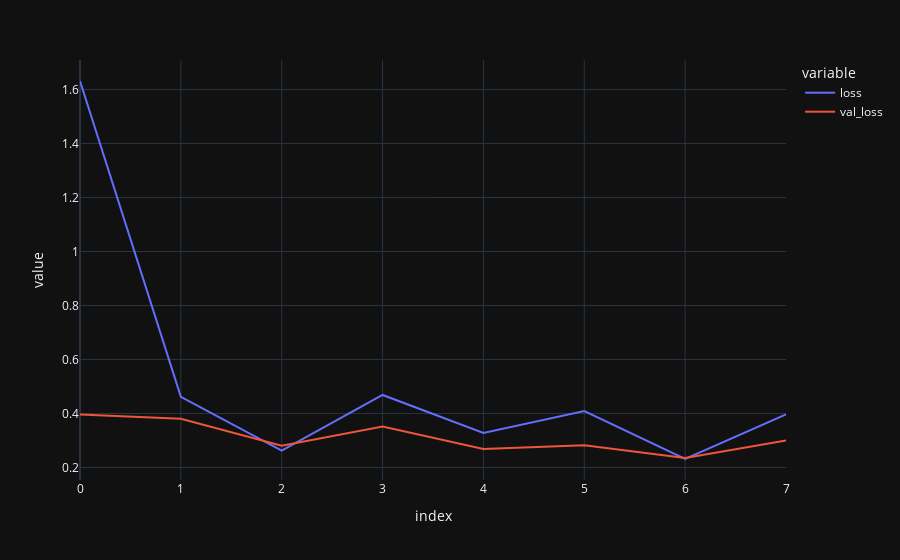

Notebook code for this chart:
### Code cell
px.line(pl.DataFrame(hist.history), y=["loss", "val_loss"])

### Figure 1 — Plotly figure (JSON) as saved in the notebook; plotly's stock layout.template omitted (floating-point values rounded to 4 significant figures)
{"data": [{"hovertemplate": "variable=loss<br>index=%{x}<br>value=%{y}<extra></extra>", "legendgroup": "loss", "line": {"color": "#636efa", "dash": "solid"}, "marker": {"symbol": "circle"}, "mode": "lines", "name": "loss", "orientation": "v", "showlegend": true, "type": "scatter", "x": [0, 1, 2, 3, 4, 5, 6, 7], "xaxis": "x", "y": [1.632, 0.4615, 0.262, 0.4685, 0.3276, 0.4089, 0.2313, 0.3967], "yaxis": "y"}, {"hovertemplate": "variable=val_loss<br>index=%{x}<br>value=%{y}<extra></extra>", "legendgroup": "val_loss", "line": {"color": "#EF553B", "dash": "solid"}, "marker": {"symbol": "circle"}, "mode": "lines", "name": "val_loss", "orientation": "v", "showlegend": true, "type": "scatter", "x": [0, 1, 2, 3, 4, 5, 6, 7], "xaxis": "x", "y": [0.396, 0.3804, 0.2809, 0.3515, 0.2681, 0.282, 0.2351, 0.3], "yaxis": "y"}], "layout": {"legend": {"title": {"text": "variable"}, "tracegroupgap": 0}, "margin": {"t": 60}, "xaxis": {"anchor": "y", "domain": [0, 1], "title": {"text": "index"}}, "yaxis": {"anchor": "x", "domain": [0, 1], "title": {"text": "value"}}}}
